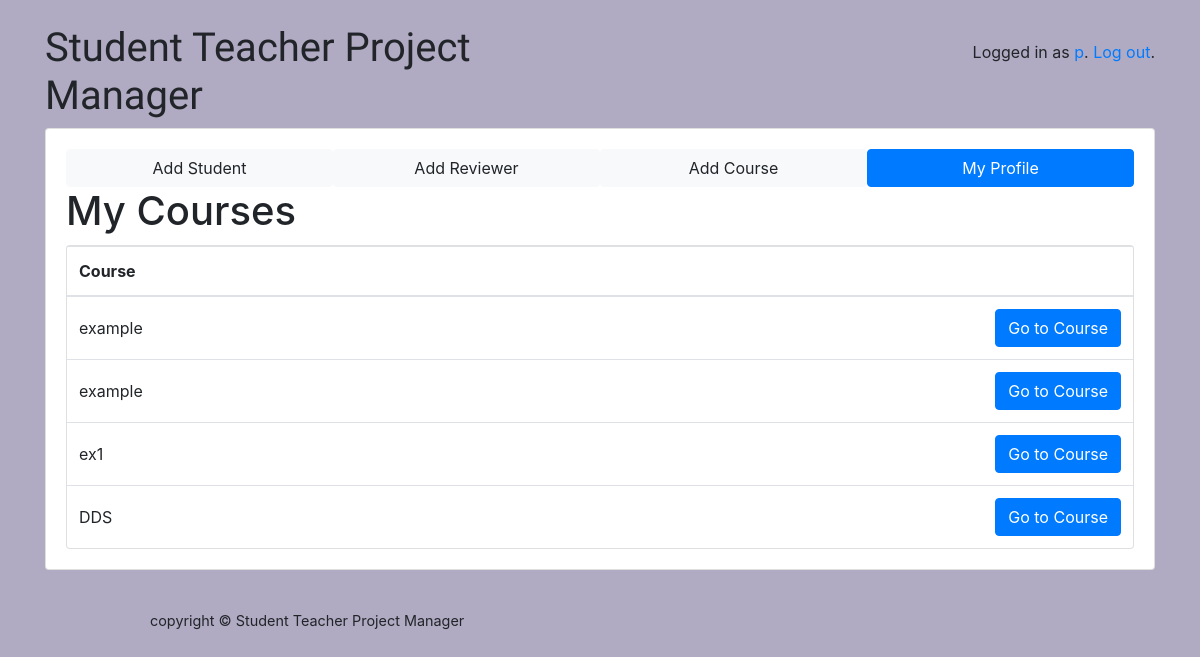
The page /classroom/mycourses/ (signed in) on the database as committed earlier.
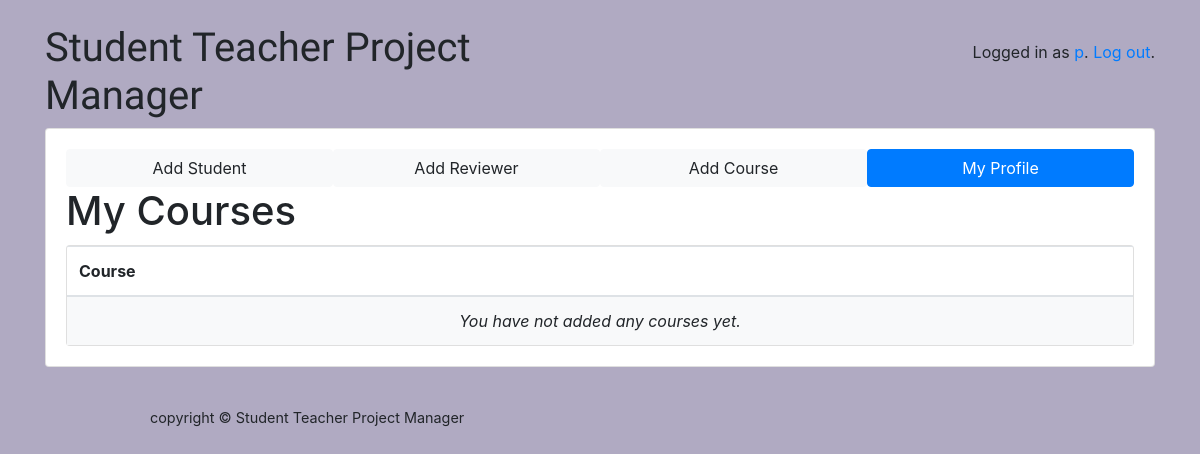
The same page on the database as committed later.
### classroom/models.py (models this page shows, shortened)
class Course(models.Model):
	owner = models.ForeignKey(User, on_delete=models.CASCADE, related_name='courses')
	name = models.CharField(max_length=500)
	classes=(
		('a', 'B. Tech'),
		('b', 'M. Tech'),
		('c', 'MCA'),
		('d',  'PhD'),
	)
	cls = models.CharField(max_length=1, choices=classes)
	sems =(
		('1',  '1'),
		('2',  '2'),
		('3',  '3'),
		('4',  '4'),
		('5', '5'),
		('6', '6'),
		('7', '7'),
		('8', '8'),
	)
	semester = models.CharField(max_length=1, choices=sems)
	deps = (
		('a', 'Department of Computer Science and Engineering'),
		('b', 'Department of Information Technology'),
		('c', 'Department of Electronics & Communication Engineering'),
		('d',  'Department of Electrical and Electronics Engineering'),
		('e', 'Department of Mechanical Engineering'),
		('f', 'Department of Civil Engineering'),
		('g', 'Department of Mathematical and Computational Sciences'),
		('h', 'Department of Mining Engineering'),
		('i', 'Department of Chemical Engineering'),
		('j', 'Department of Metallurgical and Materials Engineering'),
		('k', 'Department of Applied Mechanics and Hydraulics'),
		('l', 'Department of Physics'),
		('m', 'Department of Chemistry'),
		('n', 'Department of Placement and Training'),
		('o', 'School of Management'),
	)
	department = models.CharField(max_length=1, choices = deps)
	info = models.CharField(max_length=100000)
	project_details = models.CharField(max_length=1000000, default='')

### classroom/views/teachers.py (the view)
# urls.py: path('classroom/mycourses/', teachers.MyCourseListView.as_view(), name='my_courses'),
@method_decorator([login_required], name='dispatch')
class MyCourseListView(ListView):
	model=Course
	ordering=('name',)
	context_object_name = 'my_courses'
	template_name = 'classroom/teachers/my_courses.html'
	def get_queryset(self):
		teacher = self.request.user
		courses = teacher.courses.all
		return courses

### classroom/templates/classroom/teachers/my_courses.html
{% extends 'base.html' %}
{% block content %}
  <div>
	<a href = "{% url 'add_student' %}" class = "btn btn-light text-center" style = "float:left;width:25%;" role="button">Add Student</a>
	<a href = "{% url 'add_reviewer' %}" class = "btn btn-light text-center" style = "float:left;width:25%" role="button">Add Reviewer</a>
	<a href="{% url 'add_course' %}" class="btn btn-light text-center" style="float:left;width:25%;" role="button">Add Course</a>
	<a href = "{% url 'profile' %}" class="btn btn-primary text-center" style="float:left;width:25%;" role="button">My Profile</a>
  </div>
  <br>
  <div>
    <h1 style="float:left;">My Courses </h1>
  </div>
  <br><br><br>
  <div class="card">
    <table class="table mb-0">
      <thead>
        <tr>
          <th>Course</th>
		  <th></th>
        </tr>
      </thead>
      <tbody>
        {% for course in my_courses %}
          <tr>
            <td class="align-middle black-text">{{ course.name }}</td>
            <td class="text-right">
              <a href="{% url 'course_teacher_page' course.pk %}" class="btn btn-primary">Go to Course</a>
            </td>
          </tr>
        {% empty %}
          <tr>
            <td class="bg-light text-center font-italic" colspan="4">You have not added any courses yet.</td>
          </tr>
        {% endfor %}
      </tbody>
    </table>
  </div>
{% endblock %}

Rows that differ between the two databases and show on the page:
no longer on this page (row edited): Course: name "example"
no longer on this page (row edited): Course: name "example"
removed Course: name "ex1"
removed Course: name "DDS"
Other text that changed with them:
text now shown: "You have not added any courses yet."
